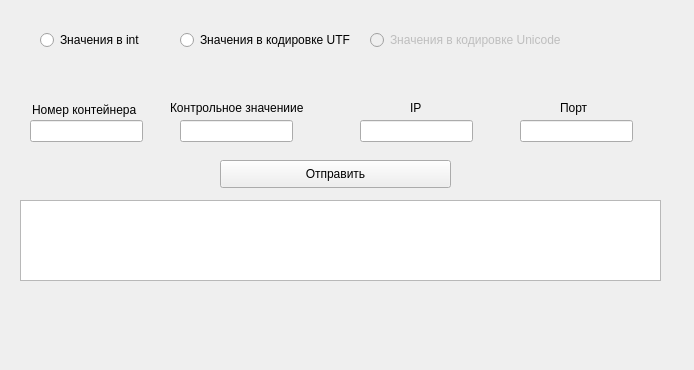
<?xml version="1.0" encoding="UTF-8"?>
<ui version="4.0">
 <class>MainWindow</class>
 <widget class="QMainWindow" name="MainWindow">
  <property name="geometry">
   <rect>
    <x>0</x>
    <y>0</y>
    <width>694</width>
    <height>370</height>
   </rect>
  </property>
  <property name="windowTitle">
   <string>MainWindow</string>
  </property>
  <widget class="QWidget" name="centralWidget">
   <widget class="QLineEdit" name="lineNumber">
    <property name="geometry">
     <rect>
      <x>30</x>
      <y>120</y>
      <width>113</width>
      <height>22</height>
     </rect>
    </property>
   </widget>
   <widget class="QLineEdit" name="linecontrol">
    <property name="geometry">
     <rect>
      <x>180</x>
      <y>120</y>
      <width>113</width>
      <height>22</height>
     </rect>
    </property>
   </widget>
   <widget class="QLineEdit" name="lineIP">
    <property name="geometry">
     <rect>
      <x>360</x>
      <y>120</y>
      <width>113</width>
      <height>22</height>
     </rect>
    </property>
   </widget>
   <widget class="QLineEdit" name="linePort">
    <property name="geometry">
     <rect>
      <x>520</x>
      <y>120</y>
      <width>113</width>
      <height>22</height>
     </rect>
    </property>
   </widget>
   <widget class="QLabel" name="label">
    <property name="geometry">
     <rect>
      <x>32</x>
      <y>100</y>
      <width>111</width>
      <height>20</height>
     </rect>
    </property>
    <property name="text">
     <string>Номер контейнера</string>
    </property>
   </widget>
   <widget class="QLabel" name="label_2">
    <property name="geometry">
     <rect>
      <x>170</x>
      <y>100</y>
      <width>141</width>
      <height>16</height>
     </rect>
    </property>
    <property name="text">
     <string>Контрольное значениие</string>
    </property>
   </widget>
   <widget class="QLabel" name="label_3">
    <property name="geometry">
     <rect>
      <x>410</x>
      <y>100</y>
      <width>53</width>
      <height>16</height>
     </rect>
    </property>
    <property name="text">
     <string>IP</string>
    </property>
   </widget>
   <widget class="QLabel" name="label_4">
    <property name="geometry">
     <rect>
      <x>560</x>
      <y>100</y>
      <width>53</width>
      <height>16</height>
     </rect>
    </property>
    <property name="text">
     <string>Порт</string>
    </property>
   </widget>
   <widget class="QPushButton" name="pushButton">
    <property name="geometry">
     <rect>
      <x>220</x>
      <y>160</y>
      <width>231</width>
      <height>28</height>
     </rect>
    </property>
    <property name="text">
     <string>Отправить</string>
    </property>
   </widget>
   <widget class="QTextBrowser" name="textBrowser">
    <property name="geometry">
     <rect>
      <x>20</x>
      <y>200</y>
      <width>641</width>
      <height>81</height>
     </rect>
    </property>
   </widget>
   <widget class="QRadioButton" name="radioInt">
    <property name="geometry">
     <rect>
      <x>40</x>
      <y>30</y>
      <width>121</width>
      <height>20</height>
     </rect>
    </property>
    <property name="text">
     <string>Значения в int</string>
    </property>
   </widget>
   <widget class="QRadioButton" name="radioUTF">
    <property name="geometry">
     <rect>
      <x>180</x>
      <y>30</y>
      <width>181</width>
      <height>20</height>
     </rect>
    </property>
    <property name="text">
     <string>Значения в кодировке UTF</string>
    </property>
   </widget>
   <widget class="QRadioButton" name="radioUni">
    <property name="enabled">
     <bool>false</bool>
    </property>
    <property name="geometry">
     <rect>
      <x>370</x>
      <y>30</y>
      <width>211</width>
      <height>20</height>
     </rect>
    </property>
    <property name="text">
     <string>Значения в кодировке Unicode</string>
    </property>
   </widget>
  </widget>
 </widget>
 <layoutdefault spacing="6" margin="11"/>
 <resources/>
 <connections/>
</ui>
